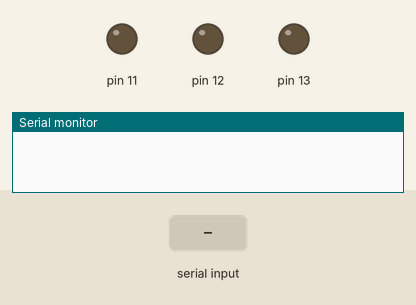
A sketch run on a simulated Arduino Uno, built with avr-gcc and run on an emulated ATmega328P. On the bench: output pins drawn as LEDs (lit = HIGH), the last lines printed to the serial monitor. The inputs (shaded band) are chosen by the test bench.

Above: at 1.2 s.
1.3 s: "1" received over Serial
At 2.1 s:
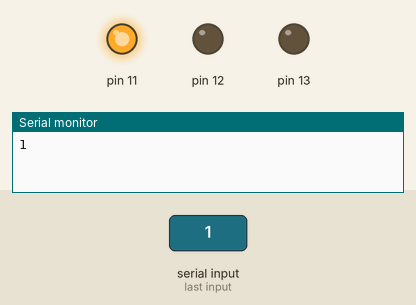
2.8 s: "2" received over Serial
At 3.8 s:
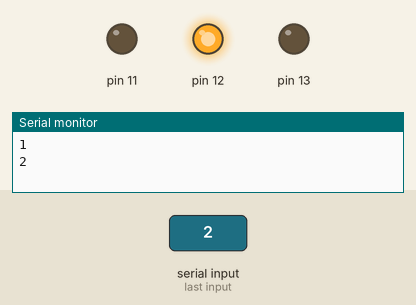
4.3 s: "3" received over Serial
At 4.9 s:
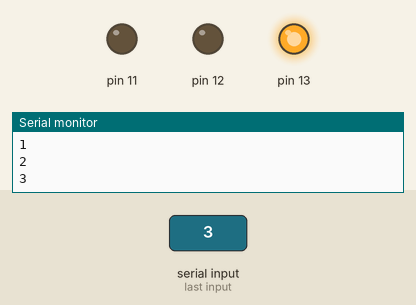
5.8 s: "0" received over Serial
At 6.1 s:
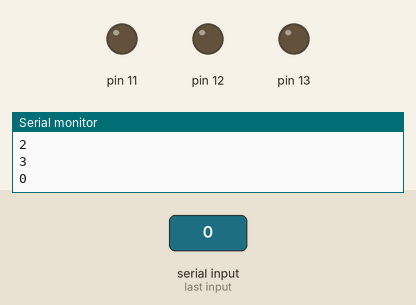
Timing chart, 0 to 8.3 s (numbered marks = the images above; inputs shaded):
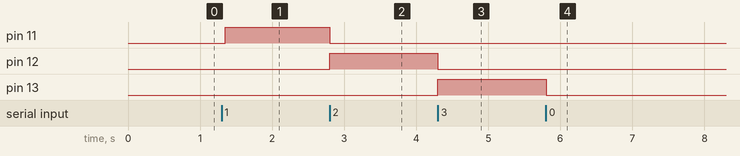

The sketch:

Melanoma.ino
```cpp
void setup() {
Serial.begin(9600);
  // put your setup code here, to run once:
  pinMode(13, OUTPUT);
  pinMode(12, OUTPUT);
  pinMode(11, OUTPUT);
}

void loop() {
  // put your main code here, to run repeatedly:
 if(Serial.available()>0)
   {
      char data= Serial.read(); // reading the data received from the bluetooth module
      switch(data)
      {
        case '1':
          digitalWrite(11, HIGH);
          digitalWrite(12, LOW);
          digitalWrite(13, LOW);
          break; // iPhone requests LED 1

        case '2': // iPhone requests LED 2
          digitalWrite(11, LOW);
          digitalWrite(12, HIGH);
          digitalWrite(13, LOW);
          break;

        case '3': // iPhone requests LED 3
          digitalWrite(11, LOW);
          digitalWrite(12, LOW);
          digitalWrite(13, HIGH);
          break;

         case 'X' : // iPhone requests OFF
          digitalWrite(11, LOW);
          digitalWrite(12, LOW);
          digitalWrite(13, LOW);
         break;

        default : // iPhone requests OFF
          digitalWrite(11, LOW);
          digitalWrite(12, LOW);
          digitalWrite(13, LOW);
         break;
      }
      Serial.println(data);
   }
   delay(50);
}
```

Measured:
- after the input at 1.3 s, pin 11: LOW → HIGH after 0.05 s
- after the input at 2.8 s, pin 11: HIGH → LOW at once; pin 12: LOW → HIGH at once
- after the input at 4.3 s, pin 12: HIGH → LOW at once; pin 13: LOW → HIGH at once
- after the input at 5.8 s, pin 13: HIGH → LOW at once
